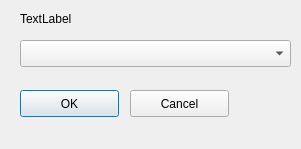
<?xml version="1.0" encoding="UTF-8"?>
<ui version="4.0">
 <class>OptionsDialog</class>
 <widget class="QDialog" name="OptionsDialog">
  <property name="geometry">
   <rect>
    <x>0</x>
    <y>0</y>
    <width>301</width>
    <height>149</height>
   </rect>
  </property>
  <property name="windowTitle">
   <string>Dialog</string>
  </property>
  <widget class="QLabel" name="label">
   <property name="geometry">
    <rect>
     <x>20</x>
     <y>10</y>
     <width>331</width>
     <height>17</height>
    </rect>
   </property>
   <property name="text">
    <string>TextLabel</string>
   </property>
  </widget>
  <widget class="QComboBox" name="comboBox">
   <property name="geometry">
    <rect>
     <x>20</x>
     <y>40</y>
     <width>271</width>
     <height>27</height>
    </rect>
   </property>
  </widget>
  <widget class="QPushButton" name="btnOK">
   <property name="geometry">
    <rect>
     <x>20</x>
     <y>90</y>
     <width>99</width>
     <height>27</height>
    </rect>
   </property>
   <property name="text">
    <string>OK</string>
   </property>
  </widget>
  <widget class="QPushButton" name="btnCancel">
   <property name="geometry">
    <rect>
     <x>130</x>
     <y>90</y>
     <width>99</width>
     <height>27</height>
    </rect>
   </property>
   <property name="text">
    <string>Cancel</string>
   </property>
  </widget>
 </widget>
 <resources/>
 <connections/>
</ui>
